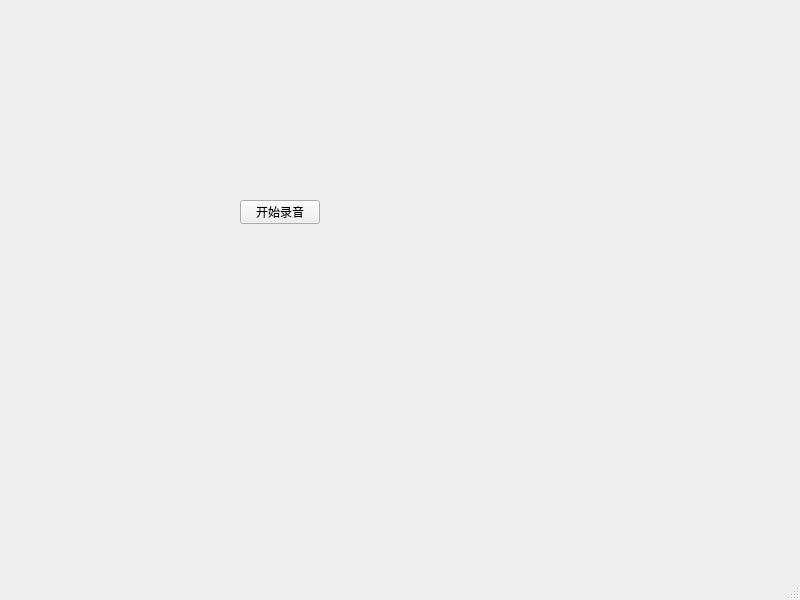
<?xml version="1.0" encoding="UTF-8"?>
<ui version="4.0">
 <class>MainWindow</class>
 <widget class="QMainWindow" name="MainWindow">
  <property name="geometry">
   <rect>
    <x>0</x>
    <y>0</y>
    <width>800</width>
    <height>600</height>
   </rect>
  </property>
  <property name="windowTitle">
   <string>MainWindow</string>
  </property>
  <widget class="QWidget" name="centralwidget">
   <widget class="QPushButton" name="recordBtn">
    <property name="geometry">
     <rect>
      <x>240</x>
      <y>200</y>
      <width>80</width>
      <height>24</height>
     </rect>
    </property>
    <property name="text">
     <string>开始录音</string>
    </property>
   </widget>
  </widget>
  <widget class="QMenuBar" name="menubar">
   <property name="geometry">
    <rect>
     <x>0</x>
     <y>0</y>
     <width>800</width>
     <height>25</height>
    </rect>
   </property>
  </widget>
  <widget class="QStatusBar" name="statusbar"/>
 </widget>
 <resources/>
 <connections/>
</ui>
